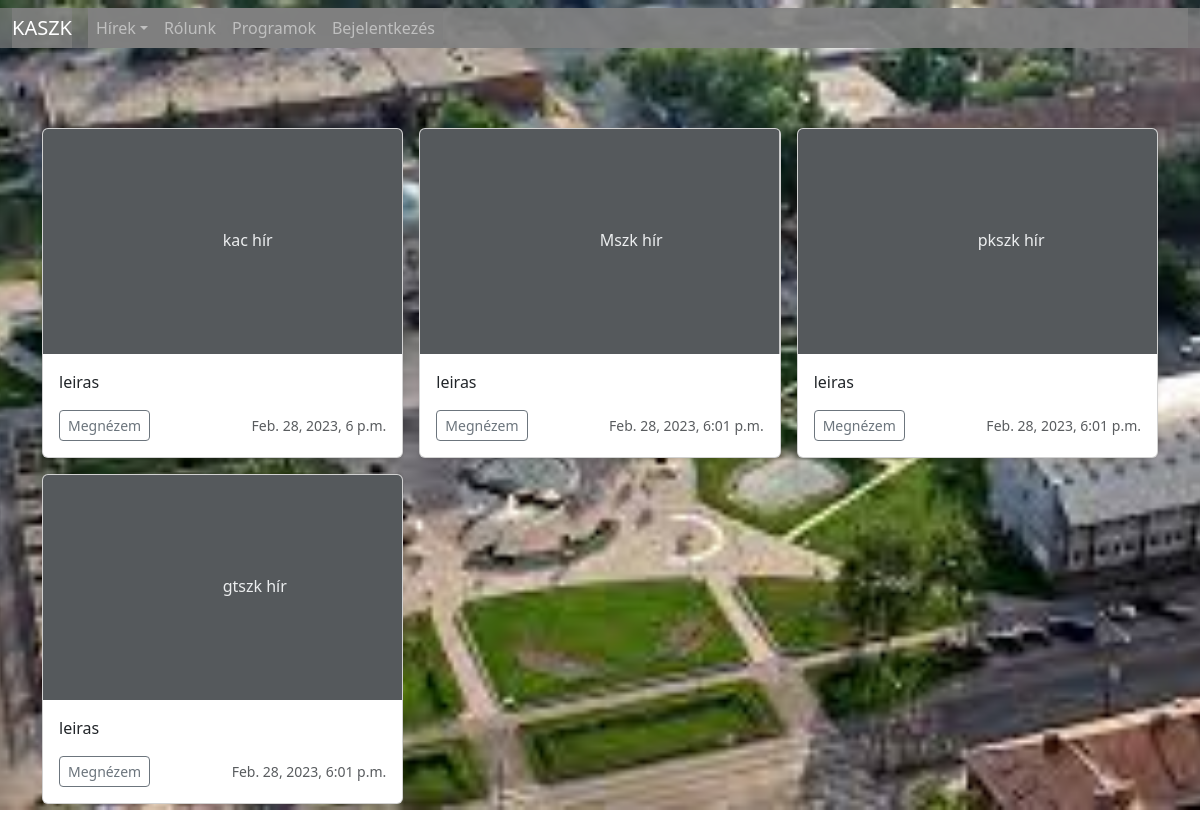
The page / on the database its author committed.
### kaszk/models.py (models this page shows, shortened)
class News(models.Model):
    date = models.DateTimeField(auto_now_add=True)
    title = models.CharField(max_length=30)
    description = models.CharField(max_length=255)
    group = models.CharField(choices=groups, max_length=50)

### kaszk/views.py (the view)
# urls.py: 2. Add a URL to urlpatterns:  path('', Home.as_view(), name='home')
def Home(requset):
    news = News.objects.all()
    return render(requset, "index.html", {"news": news})

### kaszk/templates/index.html
{% extends 'base.html' %} {% block title %}KASZK oldal{% endblock title %}
{%block content %}
<main>
  <div class="album py-5">
    <div class="container">
      <div class="row row-cols-1 row-cols-sm-2 row-cols-md-3 g-3">
        {% for i in news %}
        <div class="col">
          <div class="card shadow-sm">
            <svg
              class="bd-placeholder-img card-img-top"
              width="100%"
              height="225"
              xmlns="http://www.w3.org/2000/svg"
              role="img"
              aria-label="Placeholder: Thumbnail"
              preserveaspectratio="xMidYMid slice"
              focusable="false"
            >
              <title>Placeholder</title>
              <rect width="100%" height="100%" fill="#55595c" />
              <text x="50%" y="50%" fill="#eceeef" dy=".3em">
                {{ i.title }}
              </text>
            </svg>
            <div class="card-body">
              <p class="card-text">{{ i.description }}</p>
              <div class="d-flex justify-content-between align-items-center">
                <div class="btn-group">
                  <button
                    type="button"
                    class="btn btn-sm btn-outline-secondary"
                  >
                    Megnézem
                  </button>
                </div>
                <small class="text-muted">{{ i.date }}</small>
              </div>
            </div>
          </div>
        </div>
        {% endfor %}
      </div>
    </div>
  </div>
</main>
{% endblock content %}

### rows shown on the page
News: title "kac hír", description "leiras", date "Feb. 28, 2023, 6 p.m."
News: title "Mszk hír", description "leiras", date "Feb. 28, 2023, 6:01 p.m."
News: title "pkszk hír", description "leiras", date "Feb. 28, 2023, 6:01 p.m."
News: title "gtszk hír", description "leiras", date "Feb. 28, 2023, 6:01 p.m."
